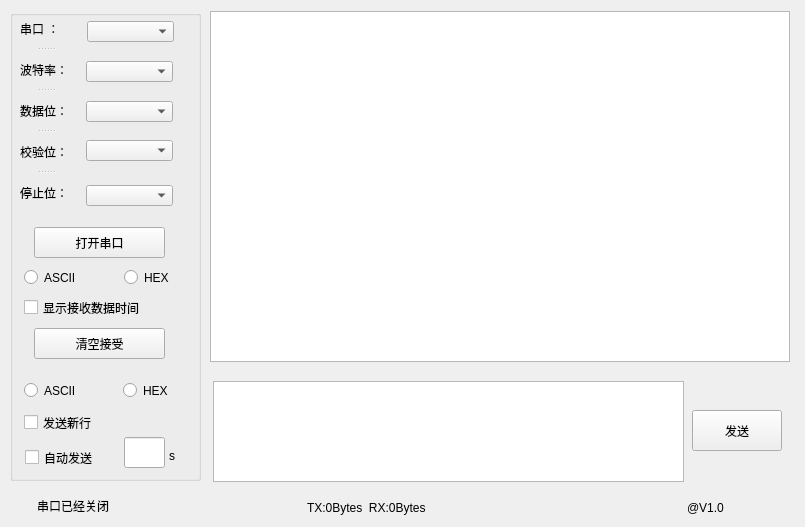
<?xml version="1.0" encoding="UTF-8"?>
<ui version="4.0">
 <class>Form9_serialIODesign</class>
 <widget class="QWidget" name="Form9_serialIODesign">
  <property name="geometry">
   <rect>
    <x>0</x>
    <y>0</y>
    <width>805</width>
    <height>527</height>
   </rect>
  </property>
  <property name="windowTitle">
   <string>QtWidgetsApplication</string>
  </property>
  <widget class="QWidget" name="centralWidget" native="true">
   <property name="geometry">
    <rect>
     <x>0</x>
     <y>0</y>
     <width>800</width>
     <height>528</height>
    </rect>
   </property>
   <widget class="QComboBox" name="comboBox">
    <property name="geometry">
     <rect>
      <x>87</x>
      <y>21</y>
      <width>87</width>
      <height>21</height>
     </rect>
    </property>
   </widget>
   <widget class="QComboBox" name="comboBox_2">
    <property name="geometry">
     <rect>
      <x>86</x>
      <y>61</y>
      <width>87</width>
      <height>21</height>
     </rect>
    </property>
   </widget>
   <widget class="QComboBox" name="comboBox_3">
    <property name="geometry">
     <rect>
      <x>86</x>
      <y>101</y>
      <width>87</width>
      <height>21</height>
     </rect>
    </property>
   </widget>
   <widget class="QComboBox" name="comboBox_5">
    <property name="geometry">
     <rect>
      <x>86</x>
      <y>185</y>
      <width>87</width>
      <height>21</height>
     </rect>
    </property>
   </widget>
   <widget class="QPushButton" name="pushButton">
    <property name="geometry">
     <rect>
      <x>34</x>
      <y>227</y>
      <width>131</width>
      <height>31</height>
     </rect>
    </property>
    <property name="text">
     <string>打开串口</string>
    </property>
   </widget>
   <widget class="QRadioButton" name="radioButton">
    <property name="geometry">
     <rect>
      <x>24</x>
      <y>268</y>
      <width>115</width>
      <height>19</height>
     </rect>
    </property>
    <property name="text">
     <string>ASCII</string>
    </property>
   </widget>
   <widget class="QRadioButton" name="radioButton_2">
    <property name="geometry">
     <rect>
      <x>124</x>
      <y>268</y>
      <width>61</width>
      <height>19</height>
     </rect>
    </property>
    <property name="text">
     <string>HEX</string>
    </property>
   </widget>
   <widget class="QCheckBox" name="checkBox">
    <property name="geometry">
     <rect>
      <x>24</x>
      <y>298</y>
      <width>161</width>
      <height>19</height>
     </rect>
    </property>
    <property name="text">
     <string>显示接收数据时间</string>
    </property>
   </widget>
   <widget class="QPushButton" name="pushButton_2">
    <property name="geometry">
     <rect>
      <x>34</x>
      <y>328</y>
      <width>131</width>
      <height>31</height>
     </rect>
    </property>
    <property name="text">
     <string>清空接受</string>
    </property>
   </widget>
   <widget class="QRadioButton" name="radioButton_3">
    <property name="geometry">
     <rect>
      <x>24</x>
      <y>381</y>
      <width>110</width>
      <height>19</height>
     </rect>
    </property>
    <property name="text">
     <string>ASCII</string>
    </property>
   </widget>
   <widget class="QRadioButton" name="radioButton_4">
    <property name="geometry">
     <rect>
      <x>123</x>
      <y>381</y>
      <width>61</width>
      <height>19</height>
     </rect>
    </property>
    <property name="text">
     <string>HEX</string>
    </property>
   </widget>
   <widget class="QCheckBox" name="checkBox_2">
    <property name="geometry">
     <rect>
      <x>24</x>
      <y>413</y>
      <width>161</width>
      <height>19</height>
     </rect>
    </property>
    <property name="text">
     <string>发送新行</string>
    </property>
   </widget>
   <widget class="QCheckBox" name="checkBox_3">
    <property name="geometry">
     <rect>
      <x>25</x>
      <y>448</y>
      <width>91</width>
      <height>19</height>
     </rect>
    </property>
    <property name="text">
     <string>自动发送</string>
    </property>
   </widget>
   <widget class="QLineEdit" name="lineEdit">
    <property name="geometry">
     <rect>
      <x>124</x>
      <y>437</y>
      <width>41</width>
      <height>31</height>
     </rect>
    </property>
   </widget>
   <widget class="QLabel" name="label_7">
    <property name="geometry">
     <rect>
      <x>37</x>
      <y>498</y>
      <width>111</width>
      <height>16</height>
     </rect>
    </property>
    <property name="text">
     <string>串口已经关闭</string>
    </property>
   </widget>
   <widget class="QLabel" name="label_8">
    <property name="geometry">
     <rect>
      <x>307</x>
      <y>498</y>
      <width>171</width>
      <height>20</height>
     </rect>
    </property>
    <property name="text">
     <string>TX:0Bytes  RX:0Bytes</string>
    </property>
   </widget>
   <widget class="QLabel" name="label_9">
    <property name="geometry">
     <rect>
      <x>687</x>
      <y>498</y>
      <width>51</width>
      <height>20</height>
     </rect>
    </property>
    <property name="text">
     <string>@V1.0</string>
    </property>
   </widget>
   <widget class="QTextEdit" name="textEdit">
    <property name="geometry">
     <rect>
      <x>210</x>
      <y>11</y>
      <width>580</width>
      <height>351</height>
     </rect>
    </property>
   </widget>
   <widget class="QTextEdit" name="textEdit_2">
    <property name="geometry">
     <rect>
      <x>213</x>
      <y>381</y>
      <width>471</width>
      <height>101</height>
     </rect>
    </property>
   </widget>
   <widget class="QPushButton" name="pushButton_3">
    <property name="geometry">
     <rect>
      <x>692</x>
      <y>410</y>
      <width>90</width>
      <height>41</height>
     </rect>
    </property>
    <property name="text">
     <string>发送</string>
    </property>
   </widget>
   <widget class="QGroupBox" name="groupBox">
    <property name="geometry">
     <rect>
      <x>10</x>
      <y>10</y>
      <width>191</width>
      <height>471</height>
     </rect>
    </property>
    <property name="title">
     <string/>
    </property>
    <widget class="QLabel" name="label_6">
     <property name="geometry">
      <rect>
       <x>159</x>
       <y>438</y>
       <width>21</width>
       <height>16</height>
      </rect>
     </property>
     <property name="text">
      <string>s</string>
     </property>
    </widget>
    <widget class="QSplitter" name="splitter">
     <property name="geometry">
      <rect>
       <x>10</x>
       <y>0</y>
       <width>51</width>
       <height>201</height>
      </rect>
     </property>
     <property name="orientation">
      <enum>Qt::Vertical</enum>
     </property>
     <widget class="QLabel" name="label">
      <property name="text">
       <string>串口 ：</string>
      </property>
     </widget>
     <widget class="QLabel" name="label_2">
      <property name="text">
       <string>波特率：</string>
      </property>
     </widget>
     <widget class="QLabel" name="label_3">
      <property name="text">
       <string>数据位：</string>
      </property>
     </widget>
     <widget class="QLabel" name="label_4">
      <property name="text">
       <string>校验位：</string>
      </property>
     </widget>
     <widget class="QLabel" name="label_5">
      <property name="text">
       <string>停止位：</string>
      </property>
     </widget>
    </widget>
    <widget class="QComboBox" name="comboBox_4">
     <property name="geometry">
      <rect>
       <x>76</x>
       <y>130</y>
       <width>87</width>
       <height>21</height>
      </rect>
     </property>
    </widget>
   </widget>
   <zorder>groupBox</zorder>
   <zorder>comboBox</zorder>
   <zorder>comboBox_2</zorder>
   <zorder>comboBox_3</zorder>
   <zorder>comboBox_5</zorder>
   <zorder>pushButton</zorder>
   <zorder>radioButton</zorder>
   <zorder>radioButton_2</zorder>
   <zorder>checkBox</zorder>
   <zorder>pushButton_2</zorder>
   <zorder>radioButton_3</zorder>
   <zorder>radioButton_4</zorder>
   <zorder>checkBox_2</zorder>
   <zorder>checkBox_3</zorder>
   <zorder>lineEdit</zorder>
   <zorder>label_7</zorder>
   <zorder>label_8</zorder>
   <zorder>label_9</zorder>
   <zorder>textEdit</zorder>
   <zorder>textEdit_2</zorder>
   <zorder>pushButton_3</zorder>
  </widget>
 </widget>
 <layoutdefault spacing="6" margin="11"/>
 <resources/>
 <connections/>
</ui>
